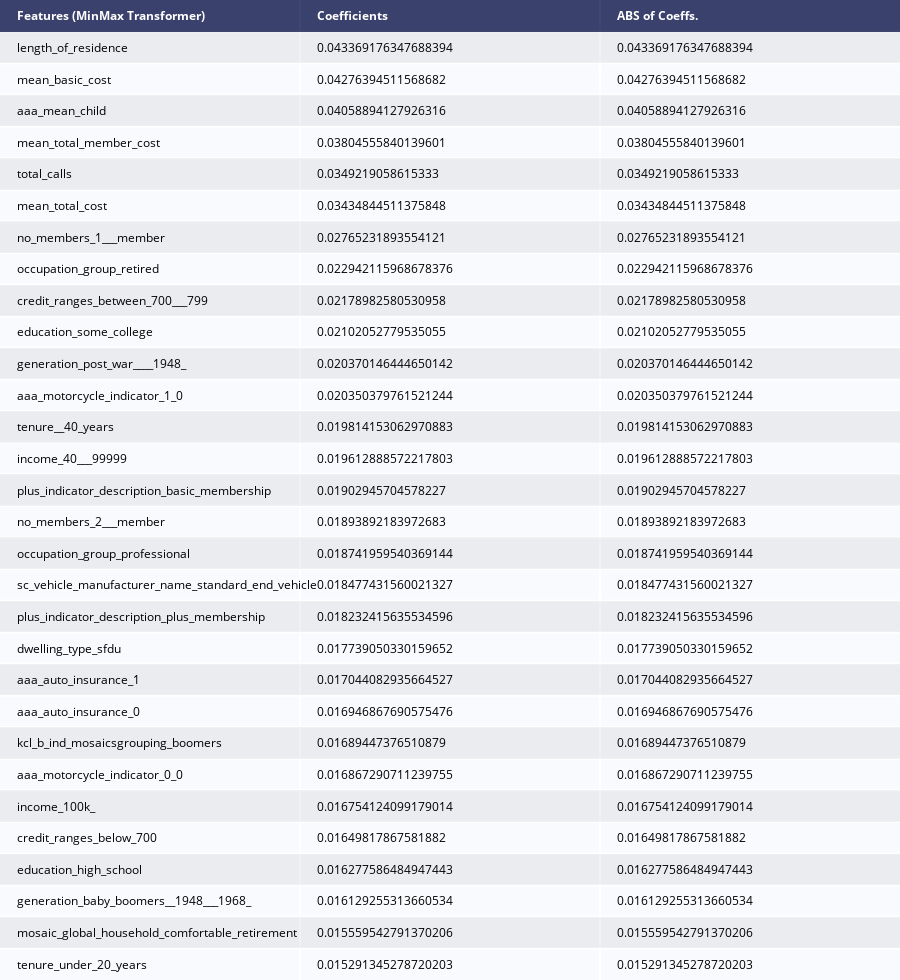

Notebook code for this chart:
### Code cell
coef_df_et = pd.DataFrame({'feature':testX.columns, 'coefs': et.feature_importances_})
coef_df_et["abs_coeff"] = coef_df_et['coefs'].abs()
coef_df_et.sort_values("abs_coeff",ascending=False,inplace=True)
coef_df_et.nlargest(30,columns=["abs_coeff"])
counts_et = pd.DataFrame(coef_df_et.nlargest(30,columns=["abs_coeff"]), index=None)
counts_et.rename(columns={"feature": "Features (MinMax Transformer)", 'coefs':'Coefficients', 'abs_coeff': "ABS of Coeffs."}, inplace=True)
fig = ff.create_table(counts_et, height_constant=30, index=False)
fig.write_image(var_to_predict_save+'_et_coef.png')
py.iplot(fig)

### Figure 1 — Plotly figure (JSON) as saved in the notebook; plotly's stock layout.template omitted (floating-point values rounded to 4 significant figures)
{"data": [{"colorscale": [[0, "#00083e"], [0.5, "#ededee"], [1, "#ffffff"]], "hoverinfo": "none", "opacity": 0.75, "showscale": false, "type": "heatmap", "z": [[0, 0, 0], [0.5, 0.5, 0.5], [1, 1, 1], [0.5, 0.5, 0.5], [1, 1, 1], [0.5, 0.5, 0.5], [1, 1, 1], [0.5, 0.5, 0.5], [1, 1, 1], [0.5, 0.5, 0.5], [1, 1, 1], [0.5, 0.5, 0.5], [1, 1, 1], [0.5, 0.5, 0.5], [1, 1, 1], [0.5, 0.5, 0.5], [1, 1, 1], [0.5, 0.5, 0.5], [1, 1, 1], [0.5, 0.5, 0.5], [1, 1, 1], [0.5, 0.5, 0.5], [1, 1, 1], [0.5, 0.5, 0.5], [1, 1, 1], [0.5, 0.5, 0.5], [1, 1, 1], [0.5, 0.5, 0.5], [1, 1, 1], [0.5, 0.5, 0.5], [1, 1, 1]]}], "layout": {"annotations": [{"align": "left", "font": {"color": "#ffffff"}, "showarrow": false, "text": "<b>Features (MinMax Transformer)</b>", "x": -0.45, "xanchor": "left", "xref": "x", "y": 0, "yref": "y"}, {"align": "left", "font": {"color": "#ffffff"}, "showarrow": false, "text": "<b>Coefficients</b>", "x": 0.55, "xanchor": "left", "xref": "x", "y": 0, "yref": "y"}, {"align": "left", "font": {"color": "#ffffff"}, "showarrow": false, "text": "<b>ABS of Coeffs.</b>", "x": 1.55, "xanchor": "left", "xref": "x", "y": 0, "yref": "y"}, {"align": "left", "font": {"color": "#000000"}, "showarrow": false, "text": "length_of_residence", "x": -0.45, "xanchor": "left", "xref": "x", "y": 1, "yref": "y"}, {"align": "left", "font": {"color": "#000000"}, "showarrow": false, "text": "0.043369176347688394", "x": 0.55, "xanchor": "left", "xref": "x", "y": 1, "yref": "y"}, {"align": "left", "font": {"color": "#000000"}, "showarrow": false, "text": "0.043369176347688394", "x": 1.55, "xanchor": "left", "xref": "x", "y": 1, "yref": "y"}, {"align": "left", "font": {"color": "#000000"}, "showarrow": false, "text": "mean_basic_cost", "x": -0.45, "xanchor": "left", "xref": "x", "y": 2, "yref": "y"}, {"align": "left", "font": {"color": "#000000"}, "showarrow": false, "text": "0.04276394511568682", "x": 0.55, "xanchor": "left", "xref": "x", "y": 2, "yref": "y"}, {"align": "left", "font": {"color": "#000000"}, "showarrow": false, "text": "0.04276394511568682", "x": 1.55, "xanchor": "left", "xref": "x", "y": 2, "yref": "y"}, {"align": "left", "font": {"color": "#000000"}, "showarrow": false, "text": "aaa_mean_child", "x": -0.45, "xanchor": "left", "xref": "x", "y": 3, "yref": "y"}, {"align": "left", "font": {"color": "#000000"}, "showarrow": false, "text": "0.04058894127926316", "x": 0.55, "xanchor": "left", "xref": "x", "y": 3, "yref": "y"}, {"align": "left", "font": {"color": "#000000"}, "showarrow": false, "text": "0.04058894127926316", "x": 1.55, "xanchor": "left", "xref": "x", "y": 3, "yref": "y"}, {"align": "left", "font": {"color": "#000000"}, "showarrow": false, "text": "mean_total_member_cost", "x": -0.45, "xanchor": "left", "xref": "x", "y": 4, "yref": "y"}, {"align": "left", "font": {"color": "#000000"}, "showarrow": false, "text": "0.03804555840139601", "x": 0.55, "xanchor": "left", "xref": "x", "y": 4, "yref": "y"}, {"align": "left", "font": {"color": "#000000"}, "showarrow": false, "text": "0.03804555840139601", "x": 1.55, "xanchor": "left", "xref": "x", "y": 4, "yref": "y"}, {"align": "left", "font": {"color": "#000000"}, "showarrow": false, "text": "total_calls", "x": -0.45, "xanchor": "left", "xref": "x", "y": 5, "yref": "y"}, {"align": "left", "font": {"color": "#000000"}, "showarrow": false, "text": "0.0349219058615333", "x": 0.55, "xanchor": "left", "xref": "x", "y": 5, "yref": "y"}, {"align": "left", "font": {"color": "#000000"}, "showarrow": false, "text": "0.0349219058615333", "x": 1.55, "xanchor": "left", "xref": "x", "y": 5, "yref": "y"}, {"align": "left", "font": {"color": "#000000"}, "showarrow": false, "text": "mean_total_cost", "x": -0.45, "xanchor": "left", "xref": "x", "y": 6, "yref": "y"}, {"align": "left", "font": {"color": "#000000"}, "showarrow": false, "text": "0.03434844511375848", "x": 0.55, "xanchor": "left", "xref": "x", "y": 6, "yref": "y"}, {"align": "left", "font": {"color": "#000000"}, "showarrow": false, "text": "0.03434844511375848", "x": 1.55, "xanchor": "left", "xref": "x", "y": 6, "yref": "y"}, {"align": "left", "font": {"color": "#000000"}, "showarrow": false, "text": "no_members_1___member", "x": -0.45, "xanchor": "left", "xref": "x", "y": 7, "yref": "y"}, {"align": "left", "font": {"color": "#000000"}, "showarrow": false, "text": "0.02765231893554121", "x": 0.55, "xanchor": "left", "xref": "x", "y": 7, "yref": "y"}, {"align": "left", "font": {"color": "#000000"}, "showarrow": false, "text": "0.02765231893554121", "x": 1.55, "xanchor": "left", "xref": "x", "y": 7, "yref": "y"}, {"align": "left", "font": {"color": "#000000"}, "showarrow": false, "text": "occupation_group_retired", "x": -0.45, "xanchor": "left", "xref": "x", "y": 8, "yref": "y"}, {"align": "left", "font": {"color": "#000000"}, "showarrow": false, "text": "0.022942115968678376", "x": 0.55, "xanchor": "left", "xref": "x", "y": 8, "yref": "y"}, {"align": "left", "font": {"color": "#000000"}, "showarrow": false, "text": "0.022942115968678376", "x": 1.55, "xanchor": "left", "xref": "x", "y": 8, "yref": "y"}, {"align": "left", "font": {"color": "#000000"}, "showarrow": false, "text": "credit_ranges_between_700___799", "x": -0.45, "xanchor": "left", "xref": "x", "y": 9, "yref": "y"}, {"align": "left", "font": {"color": "#000000"}, "showarrow": false, "text": "0.02178982580530958", "x": 0.55, "xanchor": "left", "xref": "x", "y": 9, "yref": "y"}, {"align": "left", "font": {"color": "#000000"}, "showarrow": false, "text": "0.02178982580530958", "x": 1.55, "xanchor": "left", "xref": "x", "y": 9, "yref": "y"}, {"align": "left", "font": {"color": "#000000"}, "showarrow": false, "text": "education_some_college", "x": -0.45, "xanchor": "left", "xref": "x", "y": 10, "yref": "y"}, {"align": "left", "font": {"color": "#000000"}, "showarrow": false, "text": "0.02102052779535055", "x": 0.55, "xanchor": "left", "xref": "x", "y": 10, "yref": "y"}, {"align": "left", "font": {"color": "#000000"}, "showarrow": false, "text": "0.02102052779535055", "x": 1.55, "xanchor": "left", "xref": "x", "y": 10, "yref": "y"}, {"align": "left", "font": {"color": "#000000"}, "showarrow": false, "text": "generation_post_war____1948_", "x": -0.45, "xanchor": "left", "xref": "x", "y": 11, "yref": "y"}, {"align": "left", "font": {"color": "#000000"}, "showarrow": false, "text": "0.020370146444650142", "x": 0.55, "xanchor": "left", "xref": "x", "y": 11, "yref": "y"}, {"align": "left", "font": {"color": "#000000"}, "showarrow": false, "text": "0.020370146444650142", "x": 1.55, "xanchor": "left", "xref": "x", "y": 11, "yref": "y"}, {"align": "left", "font": {"color": "#000000"}, "showarrow": false, "text": "aaa_motorcycle_indicator_1_0", "x": -0.45, "xanchor": "left", "xref": "x", "y": 12, "yref": "y"}, {"align": "left", "font": {"color": "#000000"}, "showarrow": false, "text": "0.020350379761521244", "x": 0.55, "xanchor": "left", "xref": "x", "y": 12, "yref": "y"}, {"align": "left", "font": {"color": "#000000"}, "showarrow": false, "text": "0.020350379761521244", "x": 1.55, "xanchor": "left", "xref": "x", "y": 12, "yref": "y"}, {"align": "left", "font": {"color": "#000000"}, "showarrow": false, "text": "tenure__40_years", "x": -0.45, "xanchor": "left", "xref": "x", "y": 13, "yref": "y"}, {"align": "left", "font": {"color": "#000000"}, "showarrow": false, "text": "0.019814153062970883", "x": 0.55, "xanchor": "left", "xref": "x", "y": 13, "yref": "y"}, {"align": "left", "font": {"color": "#000000"}, "showarrow": false, "text": "0.019814153062970883", "x": 1.55, "xanchor": "left", "xref": "x", "y": 13, "yref": "y"}, {"align": "left", "font": {"color": "#000000"}, "showarrow": false, "text": "income_40___99999", "x": -0.45, "xanchor": "left", "xref": "x", "y": 14, "yref": "y"}, {"align": "left", "font": {"color": "#000000"}, "showarrow": false, "text": "0.019612888572217803", "x": 0.55, "xanchor": "left", "xref": "x", "y": 14, "yref": "y"}, {"align": "left", "font": {"color": "#000000"}, "showarrow": false, "text": "0.019612888572217803", "x": 1.55, "xanchor": "left", "xref": "x", "y": 14, "yref": "y"}, {"align": "left", "font": {"color": "#000000"}, "showarrow": false, "text": "plus_indicator_description_basic_membership", "x": -0.45, "xanchor": "left", "xref": "x", "y": 15, "yref": "y"}, {"align": "left", "font": {"color": "#000000"}, "showarrow": false, "text": "0.01902945704578227", "x": 0.55, "xanchor": "left", "xref": "x", "y": 15, "yref": "y"}, {"align": "left", "font": {"color": "#000000"}, "showarrow": false, "text": "0.01902945704578227", "x": 1.55, "xanchor": "left", "xref": "x", "y": 15, "yref": "y"}, {"align": "left", "font": {"color": "#000000"}, "showarrow": false, "text": "no_members_2___member", "x": -0.45, "xanchor": "left", "xref": "x", "y": 16, "yref": "y"}, {"align": "left", "font": {"color": "#000000"}, "showarrow": false, "text": "0.01893892183972683", "x": 0.55, "xanchor": "left", "xref": "x", "y": 16, "yref": "y"}, {"align": "left", "font": {"color": "#000000"}, "showarrow": false, "text": "0.01893892183972683", "x": 1.55, "xanchor": "left", "xref": "x", "y": 16, "yref": "y"}, {"align": "left", "font": {"color": "#000000"}, "showarrow": false, "text": "occupation_group_professional", "x": -0.45, "xanchor": "left", "xref": "x", "y": 17, "yref": "y"}, {"align": "left", "font": {"color": "#000000"}, "showarrow": false, "text": "0.018741959540369144", "x": 0.55, "xanchor": "left", "xref": "x", "y": 17, "yref": "y"}, {"align": "left", "font": {"color": "#000000"}, "showarrow": false, "text": "0.018741959540369144", "x": 1.55, "xanchor": "left", "xref": "x", "y": 17, "yref": "y"}, {"align": "left", "font": {"color": "#000000"}, "showarrow": false, "text": "sc_vehicle_manufacturer_name_standard_end_vehicle", "x": -0.45, "xanchor": "left", "xref": "x", "y": 18, "yref": "y"}, {"align": "left", "font": {"color": "#000000"}, "showarrow": false, "text": "0.018477431560021327", "x": 0.55, "xanchor": "left", "xref": "x", "y": 18, "yref": "y"}, {"align": "left", "font": {"color": "#000000"}, "showarrow": false, "text": "0.018477431560021327", "x": 1.55, "xanchor": "left", "xref": "x", "y": 18, "yref": "y"}, {"align": "left", "font": {"color": "#000000"}, "showarrow": false, "text": "plus_indicator_description_plus_membership", "x": -0.45, "xanchor": "left", "xref": "x", "y": 19, "yref": "y"}, {"align": "left", "font": {"color": "#000000"}, "showarrow": false, "text": "0.018232415635534596", "x": 0.55, "xanchor": "left", "xref": "x", "y": 19, "yref": "y"}, {"align": "left", "font": {"color": "#000000"}, "showarrow": false, "text": "0.018232415635534596", "x": 1.55, "xanchor": "left", "xref": "x", "y": 19, "yref": "y"}, {"align": "left", "font": {"color": "#000000"}, "showarrow": false, "text": "dwelling_type_sfdu", "x": -0.45, "xanchor": "left", "xref": "x", "y": 20, "yref": "y"}, {"align": "left", "font": {"color": "#000000"}, "showarrow": false, "text": "0.017739050330159652", "x": 0.55, "xanchor": "left", "xref": "x", "y": 20, "yref": "y"}, {"align": "left", "font": {"color": "#000000"}, "showarrow": false, "text": "0.017739050330159652", "x": 1.55, "xanchor": "left", "xref": "x", "y": 20, "yref": "y"}, {"align": "left", "font": {"color": "#000000"}, "showarrow": false, "text": "aaa_auto_insurance_1", "x": -0.45, "xanchor": "left", "xref": "x", "y": 21, "yref": "y"}, {"align": "left", "font": {"color": "#000000"}, "showarrow": false, "text": "0.017044082935664527", "x": 0.55, "xanchor": "left", "xref": "x", "y": 21, "yref": "y"}, {"align": "left", "font": {"color": "#000000"}, "showarrow": false, "text": "0.017044082935664527", "x": 1.55, "xanchor": "left", "xref": "x", "y": 21, "yref": "y"}, {"align": "left", "font": {"color": "#000000"}, "showarrow": false, "text": "aaa_auto_insurance_0", "x": -0.45, "xanchor": "left", "xref": "x", "y": 22, "yref": "y"}, {"align": "left", "font": {"color": "#000000"}, "showarrow": false, "text": "0.016946867690575476", "x": 0.55, "xanchor": "left", "xref": "x", "y": 22, "yref": "y"}, {"align": "left", "font": {"color": "#000000"}, "showarrow": false, "text": "0.016946867690575476", "x": 1.55, "xanchor": "left", "xref": "x", "y": 22, "yref": "y"}, {"align": "left", "font": {"color": "#000000"}, "showarrow": false, "text": "kcl_b_ind_mosaicsgrouping_boomers", "x": -0.45, "xanchor": "left", "xref": "x", "y": 23, "yref": "y"}, {"align": "left", "font": {"color": "#000000"}, "showarrow": false, "text": "0.01689447376510879", "x": 0.55, "xanchor": "left", "xref": "x", "y": 23, "yref": "y"}, {"align": "left", "font": {"color": "#000000"}, "showarrow": false, "text": "0.01689447376510879", "x": 1.55, "xanchor": "left", "xref": "x", "y": 23, "yref": "y"}, {"align": "left", "font": {"color": "#000000"}, "showarrow": false, "text": "aaa_motorcycle_indicator_0_0", "x": -0.45, "xanchor": "left", "xref": "x", "y": 24, "yref": "y"}, {"align": "left", "font": {"color": "#000000"}, "showarrow": false, "text": "0.016867290711239755", "x": 0.55, "xanchor": "left", "xref": "x", "y": 24, "yref": "y"}, {"align": "left", "font": {"color": "#000000"}, "showarrow": false, "text": "0.016867290711239755", "x": 1.55, "xanchor": "left", "xref": "x", "y": 24, "yref": "y"}, {"align": "left", "font": {"color": "#000000"}, "showarrow": false, "text": "income_100k_", "x": -0.45, "xanchor": "left", "xref": "x", "y": 25, "yref": "y"}, {"align": "left", "font": {"color": "#000000"}, "showarrow": false, "text": "0.016754124099179014", "x": 0.55, "xanchor": "left", "xref": "x", "y": 25, "yref": "y"}, {"align": "left", "font": {"color": "#000000"}, "showarrow": false, "text": "0.016754124099179014", "x": 1.55, "xanchor": "left", "xref": "x", "y": 25, "yref": "y"}, {"align": "left", "font": {"color": "#000000"}, "showarrow": false, "text": "credit_ranges_below_700", "x": -0.45, "xanchor": "left", "xref": "x", "y": 26, "yref": "y"}, {"align": "left", "font": {"color": "#000000"}, "showarrow": false, "text": "0.01649817867581882", "x": 0.55, "xanchor": "left", "xref": "x", "y": 26, "yref": "y"}, {"align": "left", "font": {"color": "#000000"}, "showarrow": false, "text": "0.01649817867581882", "x": 1.55, "xanchor": "left", "xref": "x", "y": 26, "yref": "y"}, {"align": "left", "font": {"color": "#000000"}, "showarrow": false, "text": "education_high_school", "x": -0.45, "xanchor": "left", "xref": "x", "y": 27, "yref": "y"}, {"align": "left", "font": {"color": "#000000"}, "showarrow": false, "text": "0.016277586484947443", "x": 0.55, "xanchor": "left", "xref": "x", "y": 27, "yref": "y"}, {"align": "left", "font": {"color": "#000000"}, "showarrow": false, "text": "0.016277586484947443", "x": 1.55, "xanchor": "left", "xref": "x", "y": 27, "yref": "y"}, {"align": "left", "font": {"color": "#000000"}, "showarrow": false, "text": "generation_baby_boomers__1948___1968_", "x": -0.45, "xanchor": "left", "xref": "x", "y": 28, "yref": "y"}, {"align": "left", "font": {"color": "#000000"}, "showarrow": false, "text": "0.016129255313660534", "x": 0.55, "xanchor": "left", "xref": "x", "y": 28, "yref": "y"}, {"align": "left", "font": {"color": "#000000"}, "showarrow": false, "text": "0.016129255313660534", "x": 1.55, "xanchor": "left", "xref": "x", "y": 28, "yref": "y"}, {"align": "left", "font": {"color": "#000000"}, "showarrow": false, "text": "mosaic_global_household_comfortable_retirement", "x": -0.45, "xanchor": "left", "xref": "x", "y": 29, "yref": "y"}, {"align": "left", "font": {"color": "#000000"}, "showarrow": false, "text": "0.015559542791370206", "x": 0.55, "xanchor": "left", "xref": "x", "y": 29, "yref": "y"}, {"align": "left", "font": {"color": "#000000"}, "showarrow": false, "text": "0.015559542791370206", "x": 1.55, "xanchor": "left", "xref": "x", "y": 29, "yref": "y"}, {"align": "left", "font": {"color": "#000000"}, "showarrow": false, "text": "tenure_under_20_years", "x": -0.45, "xanchor": "left", "xref": "x", "y": 30, "yref": "y"}, {"align": "left", "font": {"color": "#000000"}, "showarrow": false, "text": "0.015291345278720203", "x": 0.55, "xanchor": "left", "xref": "x", "y": 30, "yref": "y"}, {"align": "left", "font": {"color": "#000000"}, "showarrow": false, "text": "0.015291345278720203", "x": 1.55, "xanchor": "left", "xref": "x", "y": 30, "yref": "y"}], "height": 980, "margin": {"b": 0, "l": 0, "r": 0, "t": 0}, "xaxis": {"dtick": 1, "gridwidth": 2, "showticklabels": false, "tick0": -0.5, "ticks": "", "zeroline": false}, "yaxis": {"autorange": "reversed", "dtick": 1, "gridwidth": 2, "showticklabels": false, "tick0": 0.5, "ticks": "", "zeroline": false}}}
